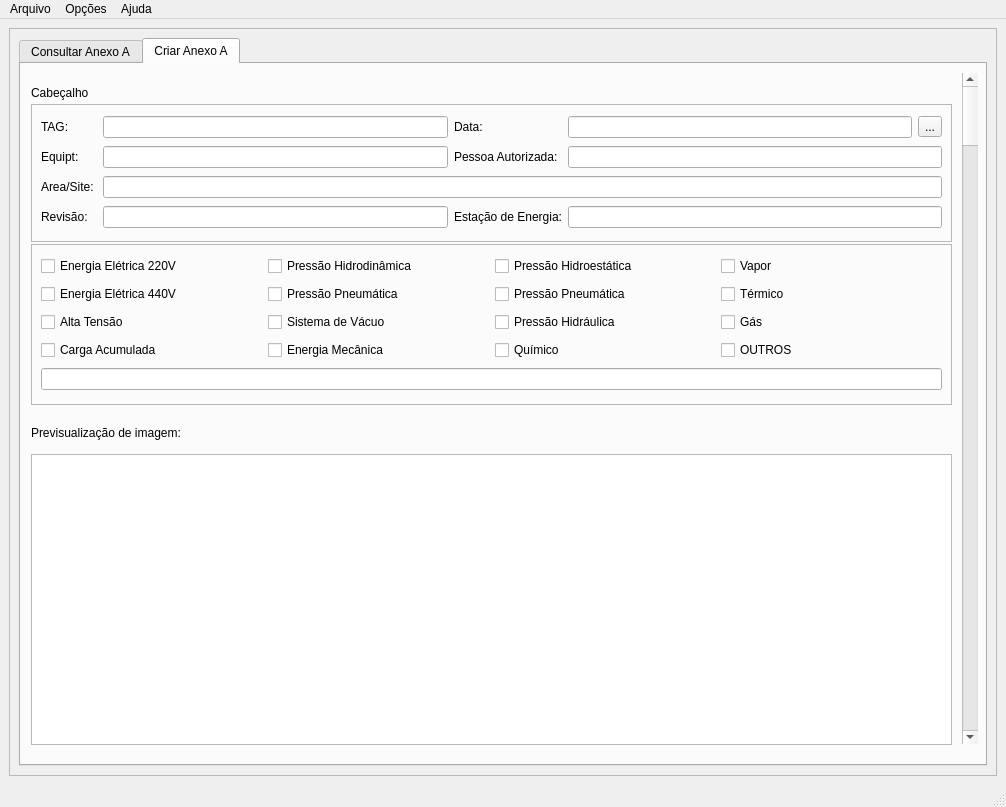
<?xml version="1.0" encoding="UTF-8"?>
<ui version="4.0">
 <class>MainWindow</class>
 <widget class="QMainWindow" name="MainWindow">
  <property name="geometry">
   <rect>
    <x>0</x>
    <y>0</y>
    <width>1006</width>
    <height>807</height>
   </rect>
  </property>
  <property name="windowTitle">
   <string>MainWindow</string>
  </property>
  <widget class="QWidget" name="background_frame">
   <property name="sizePolicy">
    <sizepolicy hsizetype="Expanding" vsizetype="Expanding">
     <horstretch>0</horstretch>
     <verstretch>0</verstretch>
    </sizepolicy>
   </property>
   <layout class="QGridLayout" name="gridLayout">
    <item row="0" column="1">
     <widget class="QFrame" name="frame">
      <property name="frameShape">
       <enum>QFrame::StyledPanel</enum>
      </property>
      <property name="frameShadow">
       <enum>QFrame::Raised</enum>
      </property>
      <layout class="QHBoxLayout" name="horizontalLayout">
       <item>
        <widget class="QTabWidget" name="tabWidget">
         <property name="currentIndex">
          <number>1</number>
         </property>
         <widget class="QWidget" name="Apreview">
          <attribute name="title">
           <string>Consultar Anexo A</string>
          </attribute>
         </widget>
         <widget class="QWidget" name="Ainsert">
          <attribute name="title">
           <string>Criar Anexo A</string>
          </attribute>
          <widget class="QFrame" name="frame_2">
           <property name="geometry">
            <rect>
             <x>10</x>
             <y>40</y>
             <width>921</width>
             <height>138</height>
            </rect>
           </property>
           <property name="maximumSize">
            <size>
             <width>16777215</width>
             <height>202</height>
            </size>
           </property>
           <property name="frameShape">
            <enum>QFrame::StyledPanel</enum>
           </property>
           <property name="frameShadow">
            <enum>QFrame::Raised</enum>
           </property>
           <layout class="QGridLayout" name="gridLayout_2">
            <item row="0" column="0">
             <widget class="QLabel" name="tag_label">
              <property name="text">
               <string>TAG: </string>
              </property>
             </widget>
            </item>
            <item row="0" column="1">
             <widget class="QLineEdit" name="tag_box_edit"/>
            </item>
            <item row="0" column="2">
             <widget class="QLabel" name="data_label">
              <property name="text">
               <string>Data:</string>
              </property>
             </widget>
            </item>
            <item row="0" column="3">
             <widget class="QLineEdit" name="data_line_edit"/>
            </item>
            <item row="0" column="4">
             <widget class="QToolButton" name="toolButton">
              <property name="text">
               <string>...</string>
              </property>
             </widget>
            </item>
            <item row="1" column="0">
             <widget class="QLabel" name="equip_label">
              <property name="text">
               <string>Equipt:</string>
              </property>
             </widget>
            </item>
            <item row="1" column="1">
             <widget class="QLineEdit" name="equip_line_edit"/>
            </item>
            <item row="1" column="2">
             <widget class="QLabel" name="pessoal_label">
              <property name="text">
               <string>Pessoa Autorizada:</string>
              </property>
             </widget>
            </item>
            <item row="1" column="3" colspan="2">
             <widget class="QLineEdit" name="pessoal_line_edit"/>
            </item>
            <item row="2" column="0">
             <widget class="QLabel" name="area_label">
              <property name="text">
               <string>Area/Site: </string>
              </property>
             </widget>
            </item>
            <item row="3" column="0">
             <widget class="QLabel" name="rev_label">
              <property name="text">
               <string>Revisão:</string>
              </property>
             </widget>
            </item>
            <item row="3" column="1">
             <widget class="QLineEdit" name="rev_line_edit"/>
            </item>
            <item row="3" column="2">
             <widget class="QLabel" name="station_label">
              <property name="text">
               <string>Estação de Energia:</string>
              </property>
             </widget>
            </item>
            <item row="3" column="3" colspan="2">
             <widget class="QLineEdit" name="station_label_edit"/>
            </item>
            <item row="2" column="1" colspan="4">
             <widget class="QLineEdit" name="area_label_edit"/>
            </item>
           </layout>
          </widget>
          <widget class="QFrame" name="frame_3">
           <property name="geometry">
            <rect>
             <x>10</x>
             <y>180</y>
             <width>921</width>
             <height>161</height>
            </rect>
           </property>
           <property name="frameShape">
            <enum>QFrame::StyledPanel</enum>
           </property>
           <property name="frameShadow">
            <enum>QFrame::Raised</enum>
           </property>
           <layout class="QGridLayout" name="gridLayout_3">
            <item row="1" column="1">
             <widget class="QCheckBox" name="m6_checkBox">
              <property name="text">
               <string>Pressão Pneumática</string>
              </property>
             </widget>
            </item>
            <item row="3" column="2">
             <widget class="QCheckBox" name="m12_checkBox">
              <property name="text">
               <string>Químico</string>
              </property>
             </widget>
            </item>
            <item row="2" column="0">
             <widget class="QCheckBox" name="m3_checkBox">
              <property name="text">
               <string>Alta Tensão</string>
              </property>
             </widget>
            </item>
            <item row="3" column="1">
             <widget class="QCheckBox" name="m8_checkBox">
              <property name="text">
               <string>Energia Mecânica</string>
              </property>
             </widget>
            </item>
            <item row="0" column="3">
             <widget class="QCheckBox" name="m13_checkBox">
              <property name="text">
               <string>Vapor</string>
              </property>
             </widget>
            </item>
            <item row="3" column="3">
             <widget class="QCheckBox" name="m16_checkBox">
              <property name="text">
               <string>OUTROS</string>
              </property>
             </widget>
            </item>
            <item row="2" column="3">
             <widget class="QCheckBox" name="m15_checkBox">
              <property name="text">
               <string>Gás</string>
              </property>
             </widget>
            </item>
            <item row="0" column="1">
             <widget class="QCheckBox" name="m5_checkBox">
              <property name="text">
               <string>Pressão Hidrodinâmica</string>
              </property>
             </widget>
            </item>
            <item row="2" column="2">
             <widget class="QCheckBox" name="m11_checkBox">
              <property name="text">
               <string>Pressão Hidráulica</string>
              </property>
             </widget>
            </item>
            <item row="0" column="0">
             <widget class="QCheckBox" name="m1_checkbox">
              <property name="text">
               <string>Energia Elétrica 220V</string>
              </property>
             </widget>
            </item>
            <item row="1" column="2">
             <widget class="QCheckBox" name="m10_checkBox">
              <property name="text">
               <string>Pressão Pneumática</string>
              </property>
             </widget>
            </item>
            <item row="6" column="0" colspan="4">
             <widget class="QLineEdit" name="lineEdit"/>
            </item>
            <item row="2" column="1">
             <widget class="QCheckBox" name="m7_checkBox">
              <property name="text">
               <string>Sistema de Vácuo</string>
              </property>
             </widget>
            </item>
            <item row="1" column="0">
             <widget class="QCheckBox" name="m2_checkBox">
              <property name="text">
               <string>Energia Elétrica 440V</string>
              </property>
             </widget>
            </item>
            <item row="3" column="0">
             <widget class="QCheckBox" name="m4_checkBox">
              <property name="text">
               <string>Carga Acumulada</string>
              </property>
             </widget>
            </item>
            <item row="0" column="2">
             <widget class="QCheckBox" name="m9_checkBox">
              <property name="text">
               <string>Pressão Hidroestática</string>
              </property>
             </widget>
            </item>
            <item row="1" column="3">
             <widget class="QCheckBox" name="m14_checkBox">
              <property name="text">
               <string>Térmico</string>
              </property>
             </widget>
            </item>
           </layout>
          </widget>
          <widget class="QScrollBar" name="verticalScrollBar">
           <property name="geometry">
            <rect>
             <x>941</x>
             <y>9</y>
             <width>16</width>
             <height>671</height>
            </rect>
           </property>
           <property name="orientation">
            <enum>Qt::Vertical</enum>
           </property>
          </widget>
          <widget class="QLabel" name="title_label">
           <property name="geometry">
            <rect>
             <x>10</x>
             <y>20</y>
             <width>921</width>
             <height>17</height>
            </rect>
           </property>
           <property name="text">
            <string>Cabeçalho</string>
           </property>
          </widget>
          <widget class="QGraphicsView" name="graphicsView">
           <property name="geometry">
            <rect>
             <x>10</x>
             <y>390</y>
             <width>921</width>
             <height>291</height>
            </rect>
           </property>
          </widget>
          <widget class="QLabel" name="image_label">
           <property name="geometry">
            <rect>
             <x>10</x>
             <y>360</y>
             <width>221</width>
             <height>17</height>
            </rect>
           </property>
           <property name="text">
            <string>Previsualização de imagem:</string>
           </property>
          </widget>
         </widget>
        </widget>
       </item>
      </layout>
     </widget>
    </item>
   </layout>
  </widget>
  <widget class="QMenuBar" name="menubar">
   <property name="geometry">
    <rect>
     <x>0</x>
     <y>0</y>
     <width>1006</width>
     <height>21</height>
    </rect>
   </property>
   <widget class="QMenu" name="menuArquivo">
    <property name="title">
     <string>Arquivo</string>
    </property>
    <addaction name="separator"/>
    <addaction name="actionarq1"/>
    <addaction name="actionar2"/>
    <addaction name="actionar3"/>
   </widget>
   <widget class="QMenu" name="menuOp_es">
    <property name="title">
     <string>Opções</string>
    </property>
    <addaction name="actionOp1"/>
    <addaction name="actionOp2"/>
    <addaction name="actionOp3"/>
   </widget>
   <widget class="QMenu" name="menuAjuda">
    <property name="title">
     <string>Ajuda</string>
    </property>
    <addaction name="actionaj1"/>
    <addaction name="actionaj2"/>
    <addaction name="actionaj3"/>
   </widget>
   <addaction name="menuArquivo"/>
   <addaction name="menuOp_es"/>
   <addaction name="menuAjuda"/>
  </widget>
  <widget class="QStatusBar" name="statusbar"/>
  <action name="actionOp1">
   <property name="text">
    <string>Op1</string>
   </property>
  </action>
  <action name="actionOp2">
   <property name="text">
    <string>Op2</string>
   </property>
  </action>
  <action name="actionOp3">
   <property name="text">
    <string>Op3</string>
   </property>
  </action>
  <action name="actionarq1">
   <property name="text">
    <string>arq1</string>
   </property>
  </action>
  <action name="actionar2">
   <property name="text">
    <string>ar2</string>
   </property>
  </action>
  <action name="actionar3">
   <property name="text">
    <string>ar3</string>
   </property>
  </action>
  <action name="actionaj1">
   <property name="text">
    <string>aj1</string>
   </property>
  </action>
  <action name="actionaj2">
   <property name="text">
    <string>aj2</string>
   </property>
  </action>
  <action name="actionaj3">
   <property name="text">
    <string>aj3</string>
   </property>
  </action>
 </widget>
 <resources/>
 <connections/>
</ui>
